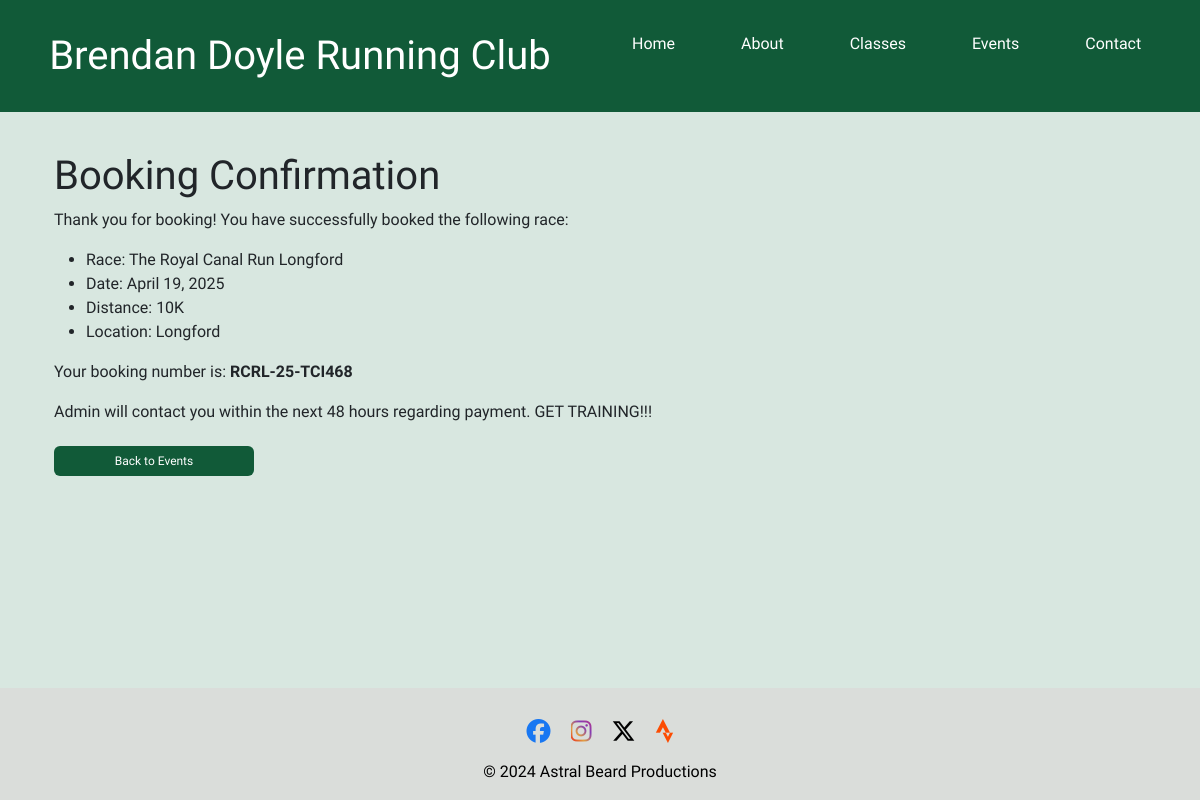
The app's page /events/booking/confirmation/11/ with its own data.
### events/models.py (models this page shows, shortened)
class Booking(models.Model):
    race = models.ForeignKey(RaceEvent, on_delete=models.CASCADE)
    first_name = models.CharField(max_length=100)
    last_name = models.CharField(max_length=100)
    email = models.EmailField()
    booking_date = models.DateTimeField(auto_now_add=True)
    booking_number = models.CharField(max_length=20, unique=True, editable=False)

class RaceEvent(models.Model):
    DISTANCE_CHOICES = [
        ('10K', '10K'),
        ('HM', 'Half Marathon'),
        ('M', 'Marathon'),
        ('53K', '53K Ultra'),
    ]
    name = models.CharField(max_length=255, default='The Royal Canal Run Longford')
    year = models.IntegerField()
    date = models.DateField()
    distance = models.CharField(max_length=3, choices=DISTANCE_CHOICES)
    location = models.CharField(max_length=255, default='Longford')
    description = models.TextField(blank=True, null=True)

### events/views.py (the view)
# urls.py: path('booking/confirmation/<int:booking_id>/', views.booking_confirmation, name='booking_confirmation'),
def booking_confirmation(request, booking_id):
    booking = get_object_or_404(Booking, pk=booking_id)
    return render(request, 'events/booking_confirmation.html', {'booking': booking})

### events/templates/events/booking_confirmation.html (shortened to what this page needs)
{% extends 'base.html' %}
{% block content %}
<div class="container section-content">
<h1>Booking Confirmation</h1>
<p>Thank you for booking! You have successfully booked the following race:</p>
<ul>
    <li>Race: {{ booking.race.name }}</li>
    <li>Date: {{ booking.race.date }}</li>
    <li>Distance: {{ booking.race.get_distance_display }}</li>
    <li>Location: {{ booking.race.location }}</li>
</ul>
<p>Your booking number is: <strong>{{ booking.booking_number }}</strong></p>
<p>Admin will contact you within the next 48 hours regarding payment. GET TRAINING!!!</p>
<a href="{% url 'events_list' %}" class="btn btn-primary">Back to Events</a>
{% endblock %}

### static/css/style.css (style rules this page uses)
body { font-family: Kanit, sans-serif; background-color: #d8e7e0; margin: 0; padding: 0; display: flex; flex-direction: column; min-height: 100vh; }
.btn { width: 100%; max-width: 200px; padding: 6px; font-size: 12px; margin-top: 6px; cursor: pointer; transition: background-color 0.3s ease; }
.btn-primary { background-color: #115a38; border: none; color: #ffffff; }

### records on screen
Booking: race.name "The Royal Canal Run Longford", race "April 19, 2025", race.distance "10K", race.location "Longford", booking_number "RCRL-25-TCI468"
